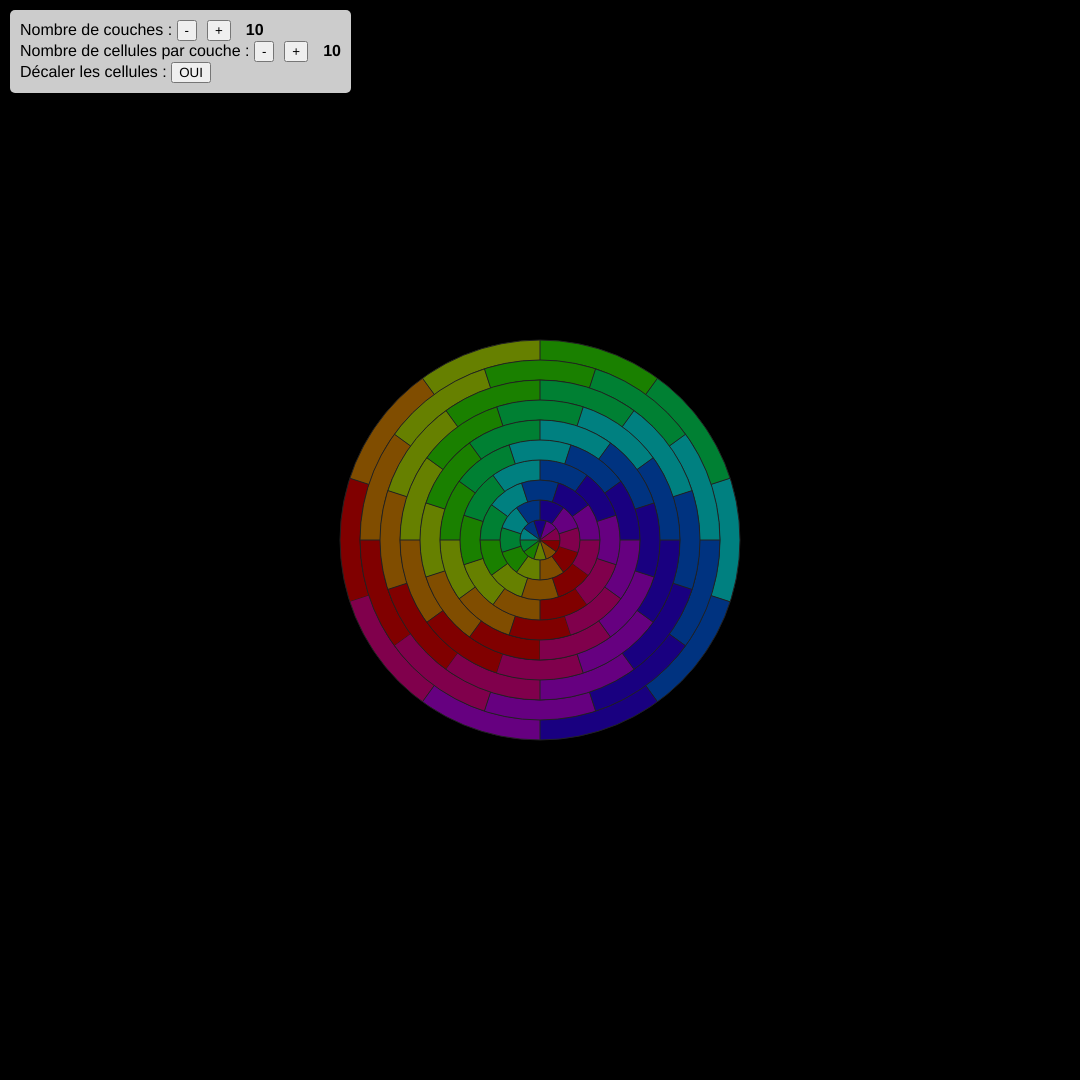
Frame 1 (no input)
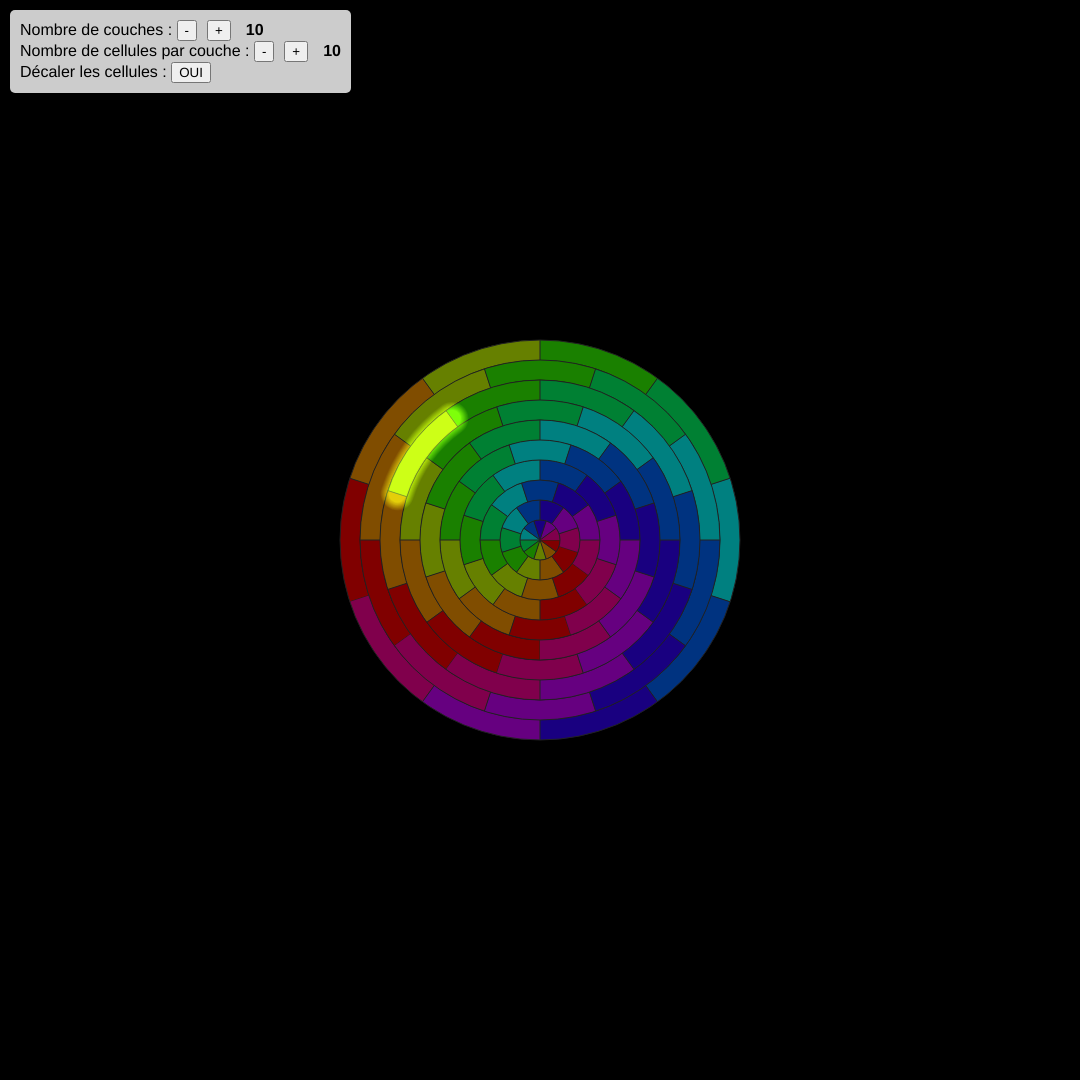
Frame 60 (no input)
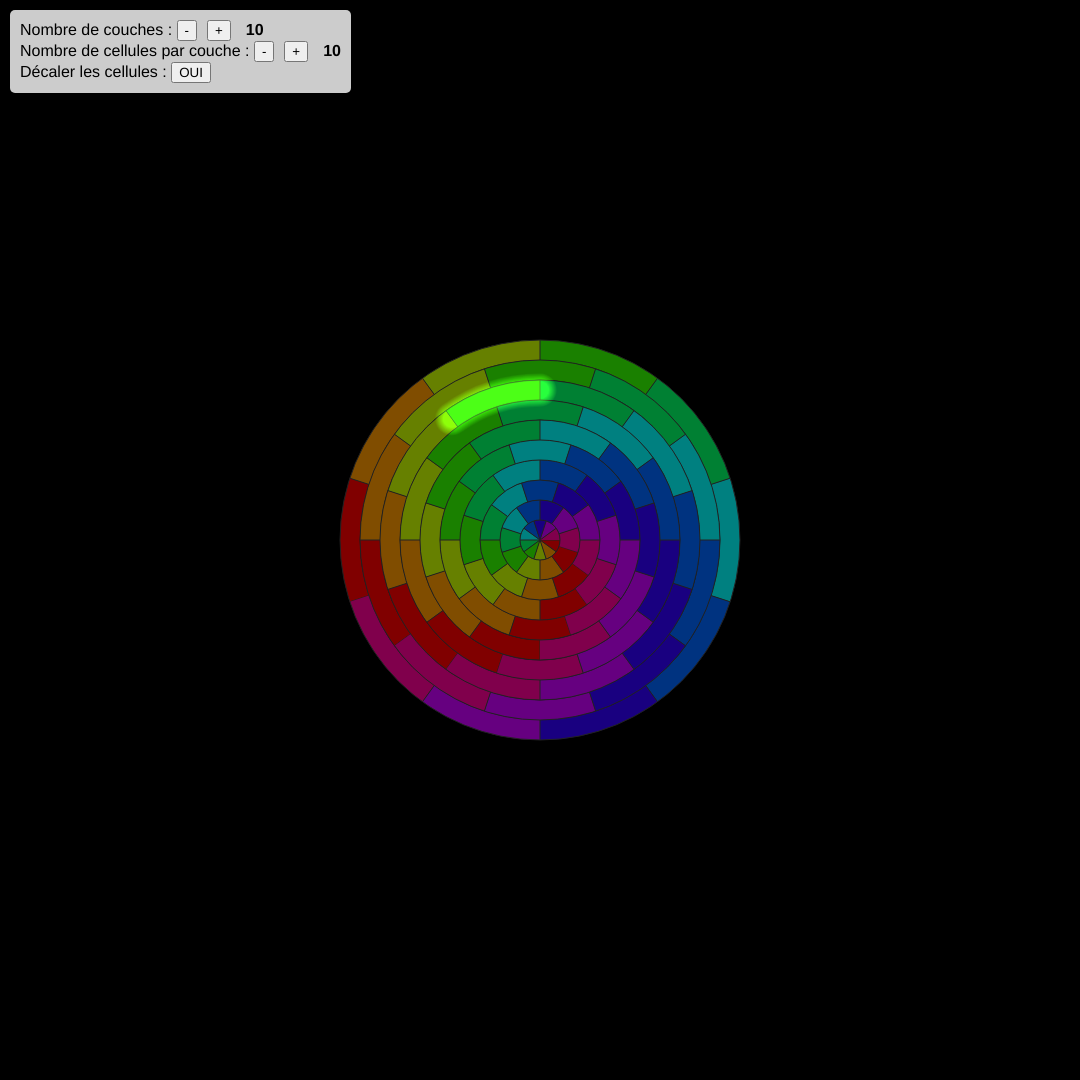
Frame 120 (the mouse pressed at the canvas centre since frame 60)

The p5.js sketch that drew these frames (run headless with seeded random() and noise() and a simulated clock; from frame 60 on, the mouse is pressed at the canvas centre):

// p5.js sketch
// ── sketch.js
let random_cellule, random_couche, fill_col, fill_col_random, theta_start_random, theta_end_random;
let n_couche = 10; 
let n_cellule = 10; 
let Couche_displayCount, Cell_displayCount;
let avecDecalage = true;
let decalage;

function setup() {
  createCanvas(1080, 1080);

  // --- INTERFACE FORCÉE EN HAUT ---
  let menu = createDiv();
  // On fixe le menu en haut à gauche de l'écran
  menu.style('position', 'fixed');
  menu.style('top', '10px');
  menu.style('left', '10px');
  menu.style('z-index', '9999'); // S'assure qu'il est au-dessus du canvas
  menu.style('background-color', 'rgba(255, 255, 255, 0.8)'); // Fond semi-transparent pour lire
  menu.style('padding', '10px');
  menu.style('border-radius', '5px');
  menu.style('font-family', 'sans-serif');

  // Bouton Couche
  let div1 = createDiv('Nombre de couches : ');
  div1.parent(menu);
  let Couche_btnLess = createButton('-');
  Couche_btnLess.parent(div1);
  Couche_btnLess.mousePressed(() => { if (n_couche > 1) n_couche--; });

  let Couche_btnMore = createButton('+');
  Couche_btnMore.parent(div1);
  Couche_btnMore.style('margin-left', '10px');
  Couche_btnMore.mousePressed(() => { n_couche++; });

  Couche_displayCount = createSpan();
  Couche_displayCount.parent(div1);
  Couche_displayCount.style('margin-left', '15px');
  Couche_displayCount.style('font-weight', 'bold');

  // Bouton Cellule
  let div2 = createDiv('Nombre de cellules par couche : ');
  div2.parent(menu);
  let Cell_btnLess = createButton('-');
  Cell_btnLess.parent(div2);
  Cell_btnLess.mousePressed(() => { if (n_cellule > 1) n_cellule--; });

  let Cell_btnMore = createButton('+');
  Cell_btnMore.parent(div2);
  Cell_btnMore.style('margin-left', '10px');
  Cell_btnMore.mousePressed(() => { n_cellule++; });

  Cell_displayCount = createSpan();
  Cell_displayCount.parent(div2);
  Cell_displayCount.style('margin-left', '15px');
  Cell_displayCount.style('font-weight', 'bold');
  // Bouton Décalage
  
  let div3 = createDiv('Décaler les cellules : ');
  div3.parent(menu);
  Decalage_btn = createButton(avecDecalage ? 'OUI' : 'NON');
  Decalage_btn.parent(div3);
  Decalage_btn.mousePressed(() => {
    avecDecalage = !avecDecalage;
    Decalage_btn.html(avecDecalage ? 'OUI' : 'NON');
  });

  // ------------------------------

  colorMode(HSB, Math.PI * 2, 100, 100, 1);
  strokeCap(SQUARE);
}

function draw() {
  // Mise à jour du compteur
  Couche_displayCount.html(n_couche);
  Cell_displayCount.html(n_cellule);

  const epaisseur = 40; 
  const n_couleur = n_cellule; 
  const frequence = 50; 

  const cx = width * 0.5;
  const cy = height * 0.5;
  const pas_couleur = TWO_PI / n_couleur;
  const theta = TWO_PI / n_cellule;

  background(0, 0, 100);
  translate(cx, cy);

  if (frameCount % frequence == 0) {
    random_couche = floor(random(0, n_couche));
    random_cellule = floor(random(0, n_cellule));
  }

  if (random_couche != n_couche) {
    background(0, 0, 0, 100);
  }

  for (let couche = 0; couche < n_couche; couche++) {
    if (avecDecalage){
      decalage = (theta / 2) * couche;
    } else {
      decalage = 0;
    }

    for (let cellule = 0; cellule < n_cellule; cellule++) {
      fill_col = (cellule % n_couleur) * pas_couleur;
      const theta_start = theta * cellule + decalage;
      const theta_end = theta_start + theta;

      push();
      if (cellule == random_cellule && couche == random_couche) {
        fill_col_random = fill_col;
        theta_start_random = theta_start;
        theta_end_random = theta_end;
        stroke(fill_col_random, 90, 50, 100);
      } else {
        stroke(fill_col, 100, 50);
      }
      strokeWeight(epaisseur / 2);
      noFill();
      arc(0, 0, epaisseur * (couche + 0.5), epaisseur * (couche + 0.5), theta_start, theta_end);
      pop();

      // Quadrillage vertical
      push();
      stroke('#222222');
      strokeWeight(1);
      line(
        0.5 * epaisseur * couche * Math.cos(theta_start), 0.5 * epaisseur * couche * Math.sin(theta_start),
        0.5 * epaisseur * (couche + 1) * Math.cos(theta_start), 0.5 * epaisseur * (couche + 1) * Math.sin(theta_start)
      );
      pop();
    }

    // Quadrillage cercles
    push();
    stroke('#222222');
    strokeWeight(1);
    noFill();
    arc(0, 0, epaisseur * couche, epaisseur * couche, 0, Math.PI * 2);
    if (couche == n_couche - 1) {
      arc(0, 0, epaisseur * (couche + 1), epaisseur * (couche + 1), 0, Math.PI * 2);
    }
    pop();
  }

  // Effet lumineux
  if (theta_start_random !== undefined) {
    push();
    strokeCap(ROUND);
    blendMode(ADD);
    for (let glow = 0.5; glow < 1; glow += 0.05) {
      strokeWeight(glow * epaisseur * 0.875);
      stroke(fill_col_random, 90, 5, 1);
      noFill();
      arc(0, 0, epaisseur * (random_couche + 0.5), epaisseur * (random_couche + 0.5), theta_start_random, theta_end_random);
    }
    pop();
  }
}
